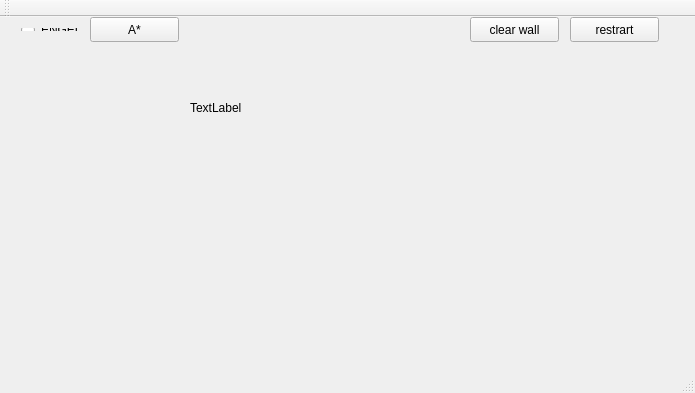
<?xml version="1.0" encoding="UTF-8"?>
<ui version="4.0">
 <class>MainWindow</class>
 <widget class="QMainWindow" name="MainWindow">
  <property name="geometry">
   <rect>
    <x>0</x>
    <y>0</y>
    <width>695</width>
    <height>393</height>
   </rect>
  </property>
  <property name="windowTitle">
   <string>MainWindow</string>
  </property>
  <widget class="QWidget" name="centralWidget">
   <widget class="QWidget" name="layoutWidget">
    <property name="geometry">
     <rect>
      <x>10</x>
      <y>0</y>
      <width>81</width>
      <height>25</height>
     </rect>
    </property>
    <layout class="QGridLayout" name="gridLayout">
     <item row="0" column="0">
      <layout class="QFormLayout" name="formLayout"/>
     </item>
     <item row="0" column="1">
      <widget class="QRadioButton" name="engel_radio">
       <property name="text">
        <string>ENGEL</string>
       </property>
      </widget>
     </item>
    </layout>
   </widget>
   <widget class="QPushButton" name="hesapla_buttn">
    <property name="geometry">
     <rect>
      <x>90</x>
      <y>0</y>
      <width>89</width>
      <height>25</height>
     </rect>
    </property>
    <property name="text">
     <string>A*</string>
    </property>
   </widget>
   <widget class="QLabel" name="output">
    <property name="geometry">
     <rect>
      <x>190</x>
      <y>0</y>
      <width>251</width>
      <height>181</height>
     </rect>
    </property>
    <property name="text">
     <string>TextLabel</string>
    </property>
   </widget>
   <widget class="QPushButton" name="clearwall_btn">
    <property name="geometry">
     <rect>
      <x>470</x>
      <y>0</y>
      <width>89</width>
      <height>25</height>
     </rect>
    </property>
    <property name="text">
     <string>clear wall</string>
    </property>
   </widget>
   <widget class="QPushButton" name="restrart_btn">
    <property name="geometry">
     <rect>
      <x>570</x>
      <y>0</y>
      <width>89</width>
      <height>25</height>
     </rect>
    </property>
    <property name="text">
     <string>restrart</string>
    </property>
   </widget>
  </widget>
  <widget class="QMenuBar" name="menuBar">
   <property name="geometry">
    <rect>
     <x>0</x>
     <y>0</y>
     <width>695</width>
     <height>22</height>
    </rect>
   </property>
  </widget>
  <widget class="QToolBar" name="mainToolBar">
   <attribute name="toolBarArea">
    <enum>TopToolBarArea</enum>
   </attribute>
   <attribute name="toolBarBreak">
    <bool>false</bool>
   </attribute>
  </widget>
  <widget class="QStatusBar" name="statusBar"/>
 </widget>
 <layoutdefault spacing="6" margin="11"/>
 <resources/>
 <connections/>
</ui>
